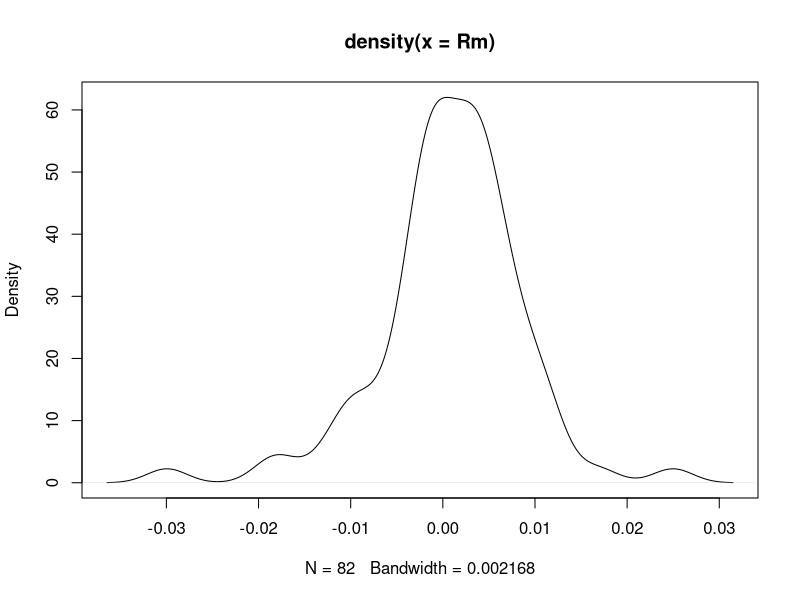
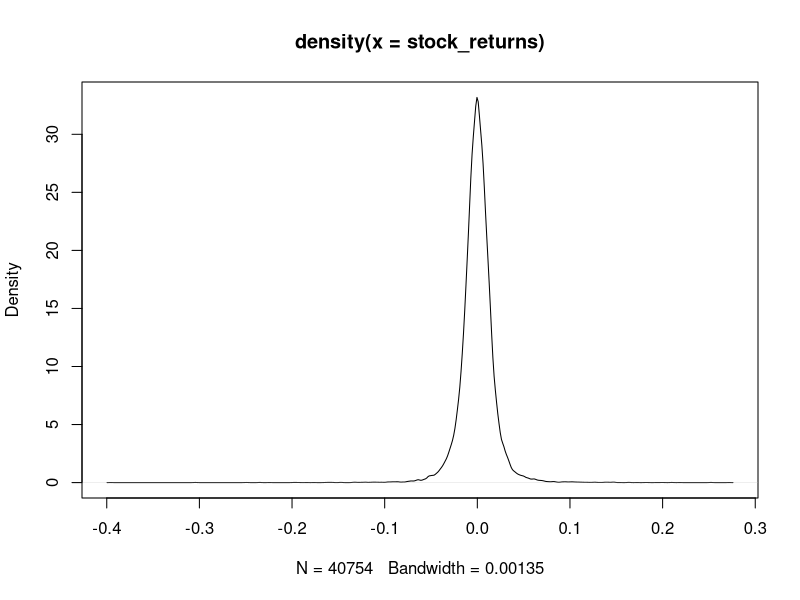
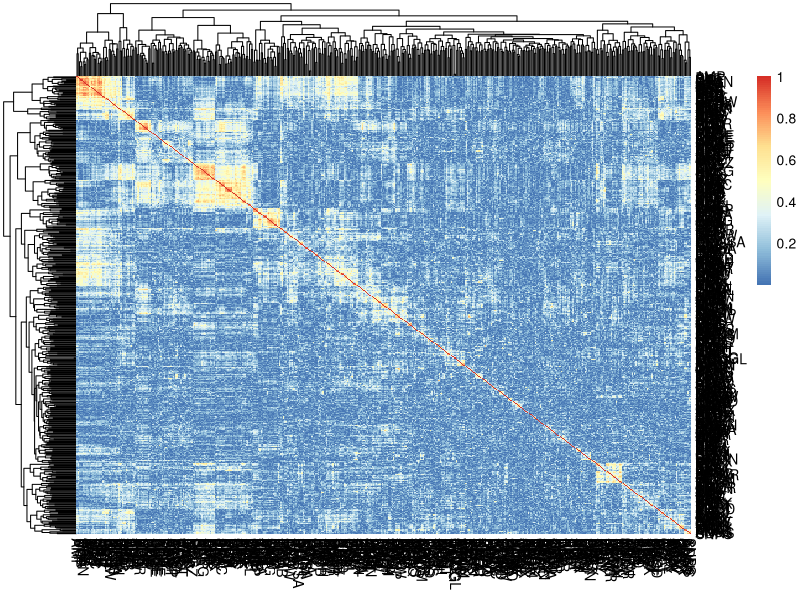
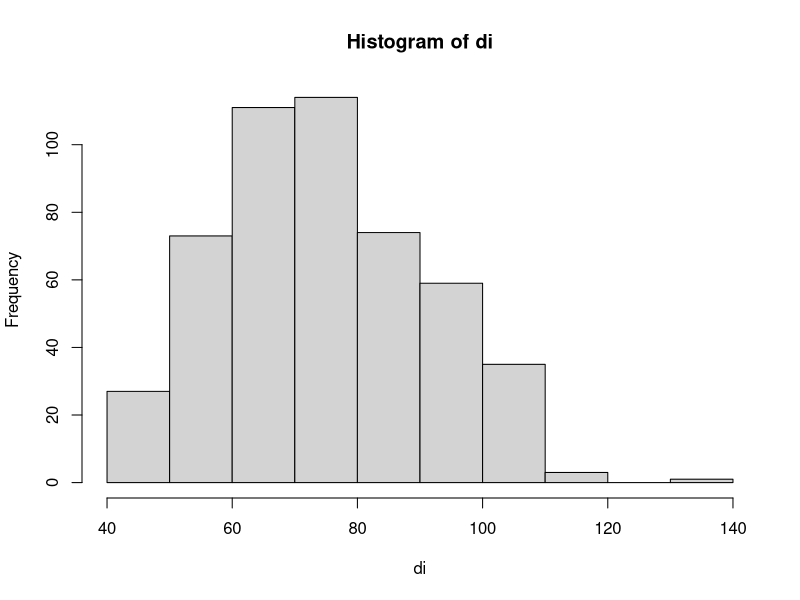
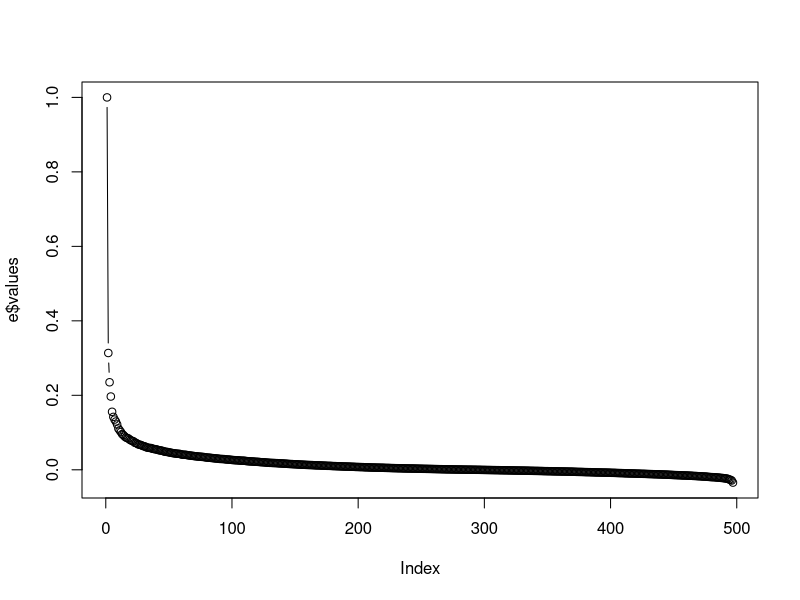
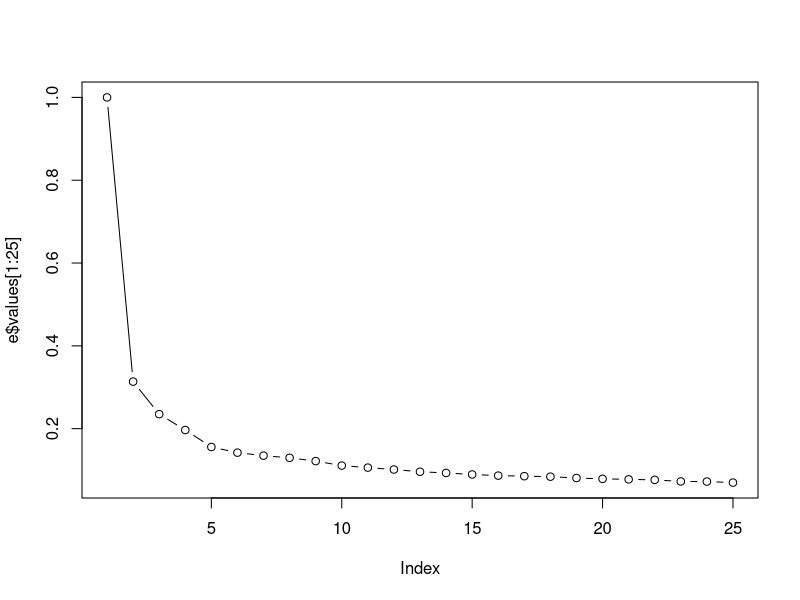
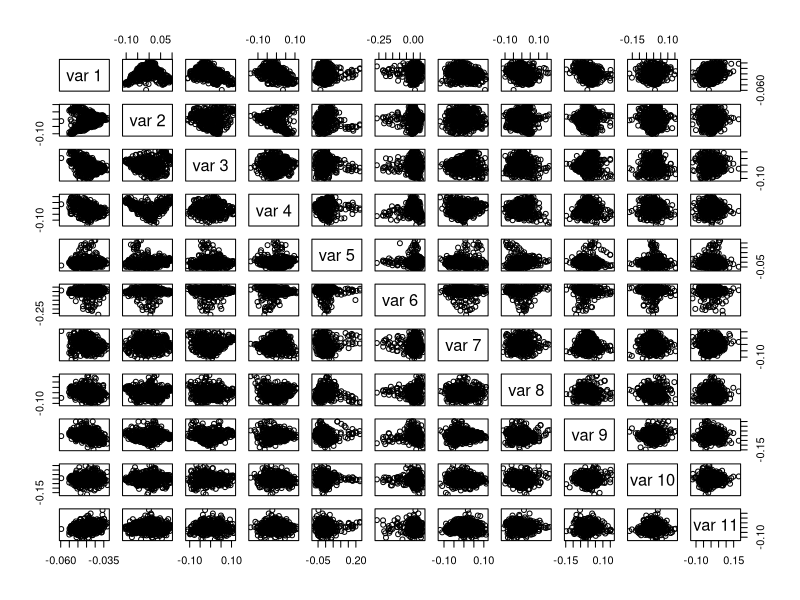
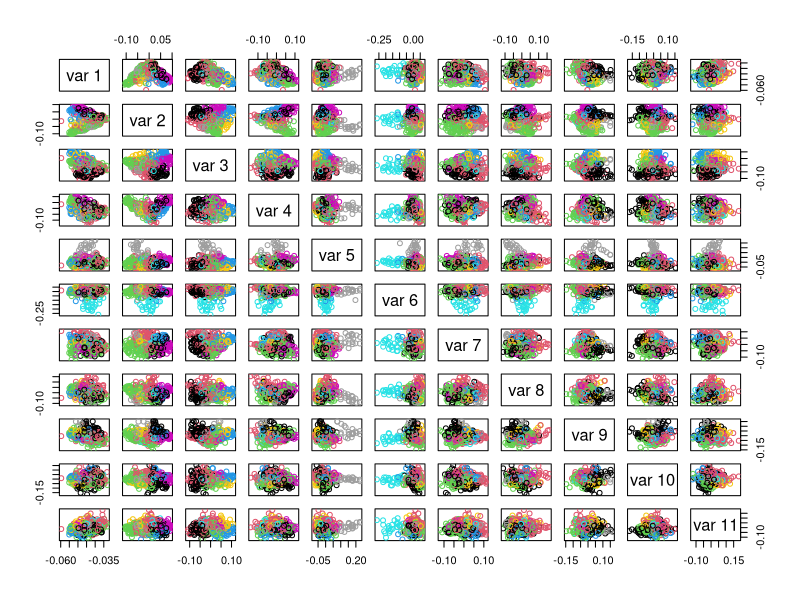

The R script that drew these images, in order:
library(tidyverse)  # importazione del dataset e grafici
library(pheatmap)   # grafico HeatMap 
library(mclust)     # calcolo ARI

set.seed(021102)

# Importazione e setup dataset
log_returns <- read_csv("log-returns-SP500.csv")
log_returns <- as.data.frame(log_returns)
rownames(log_returns) <- log_returns[[1]]
log_returns <- log_returns[,-1] # Rimuovere la prima colonna dal dataset

# Rimuovere colonna con informazioni sui GICS e salvarla a parte
log_returns_f <- log_returns[, -ncol(log_returns)]
GICS_sectors <- as.factor(log_returns$gics_sectors[-1]) #rimuoviamo la prima riga relativa all'indice S&P500

# Trasposta della matrice di dati
log_returns_t <- t(log_returns_f)

# Separiamo l'indice di  mercato (SP500) dai rendimenti delle singole stock
Rm <- as.numeric(log_returns_t[,1])
stock_returns  <- log_returns_t[,-1]

# Summary e densità dei rendimenti indice di mercato 
summary(Rm) 
plot(density(Rm))

# Densità dei rendimenti dei titoli e range di variazione 
plot(density(stock_returns))
range(stock_returns)  

# Calcoliamo l'ERR = 'Excess Return Rate' ad un fattore
ERR <- stock_returns
for(i in 1:ncol(stock_returns)){
  fit <- lm(stock_returns[,i] ~ 1 + Rm)
  ERR[,i] <- fit$residuals #estraiamo i residui (parte di rendimento che non dipende dal mercato)
}

# Matrice di correlazione
R <- cor((ERR)) #correlazione dei residui ossia correlazioni "reali" tra le azioni 
S <- abs(R)
pheatmap(S)



# Node degree
di <-  apply(S, 1, sum)
hist(di) #a quanti oggetti è collegato mediamente ogni nodo

# Inversa di D
Dinv <- diag(sqrt(1 / di))
L <- Dinv %*% S %*% Dinv

# Estrazione Autovalori e Autovettori
e <- eigen(L, symmetric=TRUE)
plot(e$values, t='b')
plot(e$values[1:25], t='b')

# Cerchiamo 11 communities (numero dei settori di interesse (GICS))
k <- 11
V <- e$vectors[, 1:k]
pairs(V)
km11 <- kmeans(V, centers = k)
km11

pairs(V, col = km11$cluster)
pairs(V, col = GICS_sectors)

# sovrapposizione ai settori -> normale funzionamento del mercato
# mancata sovrapposizione -> in atto meccanismo di perturbazione


# Analizziamo questi risultati analiticamente

# Prima convertiamo i cluster in fattori 
km11$cluster <- as.factor(km11$cluster)

# Creiamo la tabella di contingenza
comparison_table <- table(km11$cluster, GICS_sectors)

# Convertiamo la tabella in un dataframe
comparison_df <- as.data.frame(comparison_table)
names(comparison_df) <- c("Cluster", "Sector", "Count")

# Creazione della heatmap
ggplot(comparison_df, aes(x = Sector, y = Cluster, fill = Count)) +
  geom_tile(color = "white", linewidth = 0.5) +
  # Gradiente personalizzato
  scale_fill_gradientn(colors = c("#FFFFFF", "#FFF7EC", "#FEE8C8", "#FDD49E", 
                                  "#FDBB84", "#FC8D59", "#EF6548", "#D7301F",
                                  "#B30000", "#7F0000"),
                       name = "Frequenza di \nassegnazioni") +
  # Testo nelle celle
  geom_text(aes(label = Count), color = ifelse(comparison_df$Count > max(comparison_df$Count)/2, 
                                               "white", "black")) +
  # Tema e stile
  theme_minimal() +
  theme(
    axis.text.x = element_text(angle = 45, hjust = 1, vjust = 1, size = 10),
    axis.text.y = element_text(size = 10),
    panel.grid = element_blank(),
    plot.title = element_text(hjust = 0.5, face = "bold", size = 14),
    legend.position = "right"
  ) +
  # Etichette
  labs(title = "Distribuzione delle community nei Cluster vs Settori GICS",
       x = "Settori GICS",
       y = "Cluster") +
  # Proporzioni ottimali
  coord_fixed(ratio = 1)


# Calcolo dell'Adjusted Rand Index
ARI <- adjustedRandIndex(km11$cluster, GICS_sectors)
ARI
